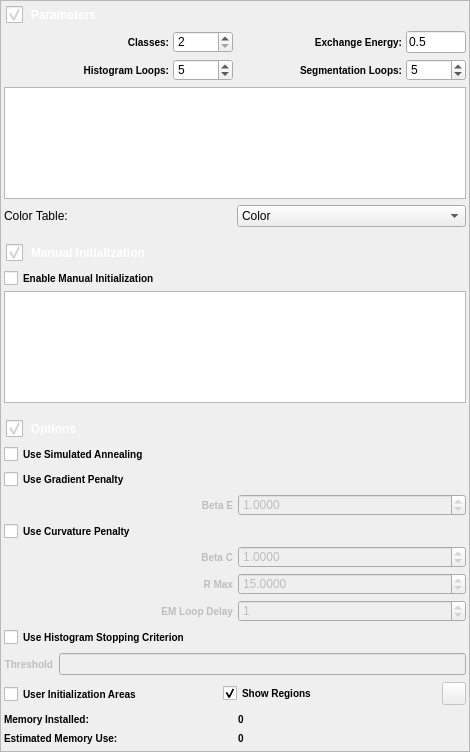
<?xml version="1.0" encoding="UTF-8"?>
<ui version="4.0">
 <class>EMMPMWidget</class>
 <widget class="QFrame" name="EMMPMWidget">
  <property name="geometry">
   <rect>
    <x>0</x>
    <y>0</y>
    <width>470</width>
    <height>752</height>
   </rect>
  </property>
  <property name="windowTitle">
   <string>EMMPM Widget</string>
  </property>
  <property name="frameShape">
   <enum>QFrame::StyledPanel</enum>
  </property>
  <property name="frameShadow">
   <enum>QFrame::Raised</enum>
  </property>
  <layout class="QGridLayout" name="gridLayout">
   <property name="leftMargin">
    <number>0</number>
   </property>
   <property name="topMargin">
    <number>0</number>
   </property>
   <property name="rightMargin">
    <number>0</number>
   </property>
   <property name="bottomMargin">
    <number>0</number>
   </property>
   <item row="2" column="0">
    <widget class="QtSDisclosableGroupBox" name="optionsGroupBox">
     <property name="sizePolicy">
      <sizepolicy hsizetype="Preferred" vsizetype="Preferred">
       <horstretch>0</horstretch>
       <verstretch>0</verstretch>
      </sizepolicy>
     </property>
     <property name="minimumSize">
      <size>
       <width>235</width>
       <height>0</height>
      </size>
     </property>
     <property name="styleSheet">
      <string notr="true">QGroupBox
{
/*background-color: qlineargradient(x1: 0, y1: 0, x2: 0, y2: 1, stop: 0 #FFFFFF, stop: 1 #DCDCDC); */
background-image: url(:/DisclosableGroupBoxHeader.png);
background-position: top ;
background-repeat: repeat-x;
padding: 30 0 0 0px;
font: 85% italic 12pt &quot;Arial&quot;;
font-weight: bold;
border: 0px solid gray;
margin: 0px;
color: white;
}
 
QGroupBox::title
{    
subcontrol-origin: padding;    
subcontrol-position: top left;    
padding: 5 5px;    
background-color: rgba(255, 255, 255, 0);
}
QGroupBox::indicator {    
width: 17px;    
height: 17px;
}

QGroupBox::indicator:unchecked {
 image: url(:/bullet_triangle_grey.png);
}
QGroupBox::indicator:unchecked:pressed {
 image: url(:/bullet_triangle_grey.png);
}
QGroupBox::indicator:checked { 
image: url(:/bullet_triangle_grey_down.png);
}
QGroupBox::indicator:checked:pressed { 
image: url(:/bullet_triangle_grey_down.png);
}
</string>
     </property>
     <property name="title">
      <string>Options</string>
     </property>
     <property name="flat">
      <bool>false</bool>
     </property>
     <property name="checkable">
      <bool>true</bool>
     </property>
     <layout class="QVBoxLayout" name="verticalLayout_2">
      <property name="leftMargin">
       <number>3</number>
      </property>
      <property name="topMargin">
       <number>0</number>
      </property>
      <property name="rightMargin">
       <number>3</number>
      </property>
      <property name="bottomMargin">
       <number>6</number>
      </property>
      <item>
       <layout class="QHBoxLayout" name="horizontalLayout_10">
        <property name="bottomMargin">
         <number>0</number>
        </property>
        <item>
         <widget class="QCheckBox" name="useSimulatedAnnealing">
          <property name="styleSheet">
           <string notr="true">QCheckBox {
font-weight: bold;
font-size: 10px;
}</string>
          </property>
          <property name="text">
           <string>Use Simulated Annealing</string>
          </property>
         </widget>
        </item>
       </layout>
      </item>
      <item>
       <layout class="QGridLayout" name="gridLayout_11">
        <property name="bottomMargin">
         <number>0</number>
        </property>
        <property name="spacing">
         <number>5</number>
        </property>
        <item row="1" column="0" colspan="2">
         <widget class="QCheckBox" name="useGradientPenalty">
          <property name="toolTip">
           <string>Use the Gradient or Edge penalty function</string>
          </property>
          <property name="statusTip">
           <string>Use the Gradient or Edge penalty function</string>
          </property>
          <property name="styleSheet">
           <string notr="true">QCheckBox {
font-weight: bold;
font-size: 10px;
}</string>
          </property>
          <property name="text">
           <string>Use Gradient Penalty</string>
          </property>
         </widget>
        </item>
        <item row="2" column="1">
         <widget class="QDoubleSpinBox" name="gradientBetaE">
          <property name="enabled">
           <bool>false</bool>
          </property>
          <property name="minimumSize">
           <size>
            <width>50</width>
            <height>0</height>
           </size>
          </property>
          <property name="toolTip">
           <string>The weight of the Gradient or Edge cost</string>
          </property>
          <property name="statusTip">
           <string>The weight of the Gradient or Edge cost</string>
          </property>
          <property name="decimals">
           <number>4</number>
          </property>
          <property name="maximum">
           <double>9999.989999999999782</double>
          </property>
          <property name="value">
           <double>1.000000000000000</double>
          </property>
         </widget>
        </item>
        <item row="2" column="0">
         <widget class="QLabel" name="betaELabel">
          <property name="enabled">
           <bool>false</bool>
          </property>
          <property name="toolTip">
           <string>The weight of the Gradient or Edge cost</string>
          </property>
          <property name="statusTip">
           <string>The weight of the Gradient or Edge cost</string>
          </property>
          <property name="styleSheet">
           <string notr="true">QLabel {
font-weight: bold;
font-size: 10px;
}</string>
          </property>
          <property name="text">
           <string>Beta E</string>
          </property>
          <property name="alignment">
           <set>Qt::AlignRight|Qt::AlignTrailing|Qt::AlignVCenter</set>
          </property>
         </widget>
        </item>
       </layout>
      </item>
      <item>
       <layout class="QGridLayout" name="gridLayout_12">
        <property name="bottomMargin">
         <number>0</number>
        </property>
        <property name="spacing">
         <number>5</number>
        </property>
        <item row="0" column="0" colspan="2">
         <widget class="QCheckBox" name="useCurvaturePenalty">
          <property name="font">
           <font>
            <pointsize>-1</pointsize>
            <weight>75</weight>
            <bold>true</bold>
           </font>
          </property>
          <property name="toolTip">
           <string>Use a Curvature Penalty function</string>
          </property>
          <property name="statusTip">
           <string>Use a Curvature Penalty function</string>
          </property>
          <property name="styleSheet">
           <string notr="true">QCheckBox {
font-weight: bold;
font-size: 10px;
}</string>
          </property>
          <property name="text">
           <string>Use Curvature Penalty</string>
          </property>
         </widget>
        </item>
        <item row="1" column="0">
         <widget class="QLabel" name="label_21">
          <property name="enabled">
           <bool>false</bool>
          </property>
          <property name="toolTip">
           <string>The weight of the curvature Penalty</string>
          </property>
          <property name="statusTip">
           <string>The weight of the curvature Penalty</string>
          </property>
          <property name="styleSheet">
           <string notr="true">QLabel {
font-weight: bold;
font-size: 10px;
}</string>
          </property>
          <property name="text">
           <string>Beta C</string>
          </property>
          <property name="alignment">
           <set>Qt::AlignRight|Qt::AlignTrailing|Qt::AlignVCenter</set>
          </property>
         </widget>
        </item>
        <item row="1" column="1">
         <widget class="QDoubleSpinBox" name="curvatureBetaC">
          <property name="enabled">
           <bool>false</bool>
          </property>
          <property name="minimumSize">
           <size>
            <width>50</width>
            <height>0</height>
           </size>
          </property>
          <property name="toolTip">
           <string>The weight of the curvature Penalty</string>
          </property>
          <property name="statusTip">
           <string>The weight of the curvature Penalty</string>
          </property>
          <property name="decimals">
           <number>4</number>
          </property>
          <property name="maximum">
           <double>9999.989999999999782</double>
          </property>
          <property name="value">
           <double>1.000000000000000</double>
          </property>
         </widget>
        </item>
        <item row="2" column="0">
         <widget class="QLabel" name="label_22">
          <property name="enabled">
           <bool>false</bool>
          </property>
          <property name="toolTip">
           <string>The maximum radius to use for the curvature morphological filter</string>
          </property>
          <property name="statusTip">
           <string>The maximum radius to use for the curvature morphological filter</string>
          </property>
          <property name="styleSheet">
           <string notr="true">QLabel {
font-weight: bold;
font-size: 10px;
}</string>
          </property>
          <property name="text">
           <string>R Max</string>
          </property>
          <property name="alignment">
           <set>Qt::AlignRight|Qt::AlignTrailing|Qt::AlignVCenter</set>
          </property>
         </widget>
        </item>
        <item row="2" column="1">
         <widget class="QDoubleSpinBox" name="curvatureRMax">
          <property name="enabled">
           <bool>false</bool>
          </property>
          <property name="minimumSize">
           <size>
            <width>50</width>
            <height>0</height>
           </size>
          </property>
          <property name="toolTip">
           <string>The maximum radius to use for the curvature morphological filter</string>
          </property>
          <property name="statusTip">
           <string>The maximum radius to use for the curvature morphological filter</string>
          </property>
          <property name="correctionMode">
           <enum>QAbstractSpinBox::CorrectToPreviousValue</enum>
          </property>
          <property name="decimals">
           <number>4</number>
          </property>
          <property name="value">
           <double>15.000000000000000</double>
          </property>
         </widget>
        </item>
        <item row="3" column="0">
         <widget class="QLabel" name="label_23">
          <property name="enabled">
           <bool>false</bool>
          </property>
          <property name="toolTip">
           <string>Number of EM loops to delay before applying the curvature penalty</string>
          </property>
          <property name="statusTip">
           <string>Number of EM loops to delay before applying the curvature penalty</string>
          </property>
          <property name="styleSheet">
           <string notr="true">QLabel {
font-weight: bold;
font-size: 10px;
}</string>
          </property>
          <property name="text">
           <string>EM Loop Delay</string>
          </property>
          <property name="alignment">
           <set>Qt::AlignRight|Qt::AlignTrailing|Qt::AlignVCenter</set>
          </property>
         </widget>
        </item>
        <item row="3" column="1">
         <widget class="QSpinBox" name="ccostLoopDelay">
          <property name="enabled">
           <bool>false</bool>
          </property>
          <property name="minimumSize">
           <size>
            <width>50</width>
            <height>0</height>
           </size>
          </property>
          <property name="toolTip">
           <string>Number of EM loops to delay before applying the curvature penalty</string>
          </property>
          <property name="statusTip">
           <string>Number of EM loops to delay before applying the curvature penalty</string>
          </property>
          <property name="minimum">
           <number>0</number>
          </property>
          <property name="value">
           <number>1</number>
          </property>
         </widget>
        </item>
       </layout>
      </item>
      <item>
       <layout class="QGridLayout" name="gridLayout_14">
        <property name="bottomMargin">
         <number>0</number>
        </property>
        <item row="0" column="0" colspan="2">
         <widget class="QCheckBox" name="useStoppingCriteria">
          <property name="styleSheet">
           <string notr="true">QCheckBox {
font-weight: bold;
font-size: 10px;
}</string>
          </property>
          <property name="text">
           <string>Use Histogram Stopping Criterion</string>
          </property>
         </widget>
        </item>
        <item row="1" column="0">
         <widget class="QLabel" name="m_StoppingThresholdLabel">
          <property name="enabled">
           <bool>false</bool>
          </property>
          <property name="styleSheet">
           <string notr="true">QLabel {
font-weight: bold;
font-size: 10px;
}</string>
          </property>
          <property name="text">
           <string>Threshold</string>
          </property>
          <property name="alignment">
           <set>Qt::AlignRight|Qt::AlignTrailing|Qt::AlignVCenter</set>
          </property>
         </widget>
        </item>
        <item row="1" column="1">
         <widget class="QLineEdit" name="m_StoppingThreshold">
          <property name="enabled">
           <bool>false</bool>
          </property>
          <property name="toolTip">
           <string>Enter a value for the stopping criteria. When the calculated MSE is less than this value the segmentation will end</string>
          </property>
         </widget>
        </item>
       </layout>
      </item>
      <item>
       <layout class="QHBoxLayout" name="horizontalLayout_9">
        <property name="bottomMargin">
         <number>0</number>
        </property>
        <item>
         <widget class="QCheckBox" name="enableUserDefinedAreas">
          <property name="minimumSize">
           <size>
            <width>0</width>
            <height>26</height>
           </size>
          </property>
          <property name="toolTip">
           <string>Predefine areas of the image to determine the initial mean and variance for each class.</string>
          </property>
          <property name="statusTip">
           <string>Predefine areas of the image to determine the initial mean and variance for each class.</string>
          </property>
          <property name="styleSheet">
           <string notr="true">QCheckBox {
font-weight: bold;
font-size: 10px;
}</string>
          </property>
          <property name="text">
           <string>User Initialization Areas</string>
          </property>
         </widget>
        </item>
        <item>
         <widget class="QCheckBox" name="showUserDefinedAreas">
          <property name="styleSheet">
           <string notr="true">QCheckBox {
font-weight: bold;
font-size: 10px;
}</string>
          </property>
          <property name="text">
           <string>Show Regions</string>
          </property>
          <property name="checked">
           <bool>true</bool>
          </property>
         </widget>
        </item>
        <item>
         <widget class="QToolButton" name="addUserInitArea">
          <property name="enabled">
           <bool>false</bool>
          </property>
          <property name="toolTip">
           <string>User Initialization Lasso button. Click to start a new predefined area.</string>
          </property>
          <property name="statusTip">
           <string>User Initialization Lasso button. Click to start a new predefined area.</string>
          </property>
          <property name="text">
           <string/>
          </property>
          <property name="icon">
           <iconset>
            <normaloff>:/addUserInitArea.png</normaloff>:/addUserInitArea.png</iconset>
          </property>
          <property name="checkable">
           <bool>true</bool>
          </property>
         </widget>
        </item>
       </layout>
      </item>
      <item>
       <layout class="QGridLayout" name="gridLayout_13">
        <property name="bottomMargin">
         <number>0</number>
        </property>
        <item row="0" column="0">
         <widget class="QLabel" name="label_24">
          <property name="styleSheet">
           <string notr="true">QLabel {
font-weight: bold;
font-size: 10px;
}</string>
          </property>
          <property name="text">
           <string>Memory Installed:</string>
          </property>
         </widget>
        </item>
        <item row="0" column="1">
         <widget class="QLabel" name="memoryInstalled">
          <property name="styleSheet">
           <string notr="true">QLabel {
font-weight: bold;
font-size: 10px;
}</string>
          </property>
          <property name="text">
           <string>0</string>
          </property>
         </widget>
        </item>
        <item row="1" column="0">
         <widget class="QLabel" name="label">
          <property name="styleSheet">
           <string notr="true">QLabel {
font-weight: bold;
font-size: 10px;
}</string>
          </property>
          <property name="text">
           <string>Estimated Memory Use:</string>
          </property>
         </widget>
        </item>
        <item row="1" column="1">
         <widget class="QLabel" name="estimatedMemory">
          <property name="styleSheet">
           <string notr="true">QLabel {
font-weight: bold;
font-size: 10px;
}</string>
          </property>
          <property name="text">
           <string>0</string>
          </property>
         </widget>
        </item>
       </layout>
      </item>
     </layout>
    </widget>
   </item>
   <item row="0" column="0">
    <widget class="QtSDisclosableGroupBox" name="parameters_groupbox">
     <property name="sizePolicy">
      <sizepolicy hsizetype="Preferred" vsizetype="Expanding">
       <horstretch>0</horstretch>
       <verstretch>0</verstretch>
      </sizepolicy>
     </property>
     <property name="minimumSize">
      <size>
       <width>225</width>
       <height>0</height>
      </size>
     </property>
     <property name="styleSheet">
      <string notr="true">QGroupBox
{
/*background-color: qlineargradient(x1: 0, y1: 0, x2: 0, y2: 1, stop: 0 #FFFFFF, stop: 1 #DCDCDC); */
background-image: url(:/DisclosableGroupBoxHeader.png);
background-position: top ;
background-repeat: repeat-x;
padding: 30 0 0 0px;
font: 85% italic 12pt &quot;Arial&quot;;
font-weight: bold;
border: 0px solid gray;
margin: 0px;
color: white;
}
 
QGroupBox::title
{    
subcontrol-origin: padding;    
subcontrol-position: top left;    
padding: 5 5px;    
background-color: rgba(255, 255, 255, 0);
}

QGroupBox::indicator {    
width: 17px;    
height: 17px;
}

QGroupBox::indicator:unchecked {
 image: url(:/bullet_triangle_grey.png);
}
QGroupBox::indicator:unchecked:pressed {
 image: url(:/bullet_triangle_grey.png);
}
QGroupBox::indicator:checked { 
image: url(:/bullet_triangle_grey_down.png);
}
QGroupBox::indicator:checked:pressed { 
image: url(:/bullet_triangle_grey_down.png);
}
</string>
     </property>
     <property name="title">
      <string>Parameters</string>
     </property>
     <property name="flat">
      <bool>true</bool>
     </property>
     <property name="checkable">
      <bool>true</bool>
     </property>
     <layout class="QGridLayout" name="gridLayout_15">
      <property name="leftMargin">
       <number>3</number>
      </property>
      <property name="topMargin">
       <number>0</number>
      </property>
      <property name="rightMargin">
       <number>3</number>
      </property>
      <property name="bottomMargin">
       <number>6</number>
      </property>
      <property name="horizontalSpacing">
       <number>4</number>
      </property>
      <property name="verticalSpacing">
       <number>6</number>
      </property>
      <item row="1" column="1">
       <widget class="QSpinBox" name="m_EmIterations">
        <property name="sizePolicy">
         <sizepolicy hsizetype="Fixed" vsizetype="Preferred">
          <horstretch>0</horstretch>
          <verstretch>0</verstretch>
         </sizepolicy>
        </property>
        <property name="minimumSize">
         <size>
          <width>60</width>
          <height>0</height>
         </size>
        </property>
        <property name="maximumSize">
         <size>
          <width>60</width>
          <height>16777215</height>
         </size>
        </property>
        <property name="toolTip">
         <string>The number of EM Loops to use when segmenting</string>
        </property>
        <property name="statusTip">
         <string>The number of EM Loops to use when segmenting</string>
        </property>
        <property name="minimum">
         <number>0</number>
        </property>
        <property name="maximum">
         <number>32000</number>
        </property>
        <property name="value">
         <number>5</number>
        </property>
       </widget>
      </item>
      <item row="1" column="0">
       <widget class="QLabel" name="label_11">
        <property name="sizePolicy">
         <sizepolicy hsizetype="Preferred" vsizetype="Preferred">
          <horstretch>0</horstretch>
          <verstretch>0</verstretch>
         </sizepolicy>
        </property>
        <property name="minimumSize">
         <size>
          <width>0</width>
          <height>0</height>
         </size>
        </property>
        <property name="toolTip">
         <string>The number of EM Loops to use when segmenting</string>
        </property>
        <property name="statusTip">
         <string>The number of EM Loops to use when segmenting</string>
        </property>
        <property name="styleSheet">
         <string notr="true">QLabel {
font-weight: bold;
font-size: 10px;
}</string>
        </property>
        <property name="text">
         <string>Histogram Loops:</string>
        </property>
        <property name="alignment">
         <set>Qt::AlignRight|Qt::AlignTrailing|Qt::AlignVCenter</set>
        </property>
       </widget>
      </item>
      <item row="0" column="1">
       <widget class="QSpinBox" name="m_NumClasses">
        <property name="sizePolicy">
         <sizepolicy hsizetype="Fixed" vsizetype="Preferred">
          <horstretch>0</horstretch>
          <verstretch>0</verstretch>
         </sizepolicy>
        </property>
        <property name="minimumSize">
         <size>
          <width>60</width>
          <height>0</height>
         </size>
        </property>
        <property name="maximumSize">
         <size>
          <width>60</width>
          <height>16777215</height>
         </size>
        </property>
        <property name="toolTip">
         <string>The number of EM/MPM classes to segment into</string>
        </property>
        <property name="statusTip">
         <string>The number of EM/MPM classes to segment into</string>
        </property>
        <property name="minimum">
         <number>2</number>
        </property>
        <property name="maximum">
         <number>15</number>
        </property>
        <property name="value">
         <number>2</number>
        </property>
       </widget>
      </item>
      <item row="1" column="2">
       <widget class="QLabel" name="label_10">
        <property name="sizePolicy">
         <sizepolicy hsizetype="Preferred" vsizetype="Preferred">
          <horstretch>0</horstretch>
          <verstretch>0</verstretch>
         </sizepolicy>
        </property>
        <property name="minimumSize">
         <size>
          <width>0</width>
          <height>0</height>
         </size>
        </property>
        <property name="toolTip">
         <string>The number of MPM Loops to use when Segmenting</string>
        </property>
        <property name="statusTip">
         <string>The number of MPM Loops to use when Segmenting</string>
        </property>
        <property name="styleSheet">
         <string notr="true">QLabel {
font-weight: bold;
font-size: 10px;
}</string>
        </property>
        <property name="text">
         <string>Segmentation Loops:</string>
        </property>
        <property name="alignment">
         <set>Qt::AlignRight|Qt::AlignTrailing|Qt::AlignVCenter</set>
        </property>
       </widget>
      </item>
      <item row="0" column="0">
       <widget class="QLabel" name="label_12">
        <property name="sizePolicy">
         <sizepolicy hsizetype="Preferred" vsizetype="Preferred">
          <horstretch>0</horstretch>
          <verstretch>0</verstretch>
         </sizepolicy>
        </property>
        <property name="minimumSize">
         <size>
          <width>0</width>
          <height>0</height>
         </size>
        </property>
        <property name="toolTip">
         <string>The number of EM/MPM classes to segment into</string>
        </property>
        <property name="statusTip">
         <string>The number of EM/MPM classes to segment into</string>
        </property>
        <property name="styleSheet">
         <string notr="true">QLabel {
font-weight: bold;
font-size: 10px;
}</string>
        </property>
        <property name="text">
         <string>Classes:</string>
        </property>
        <property name="scaledContents">
         <bool>false</bool>
        </property>
        <property name="alignment">
         <set>Qt::AlignRight|Qt::AlignTrailing|Qt::AlignVCenter</set>
        </property>
       </widget>
      </item>
      <item row="1" column="3">
       <widget class="QSpinBox" name="m_MpmIterations">
        <property name="sizePolicy">
         <sizepolicy hsizetype="Fixed" vsizetype="Preferred">
          <horstretch>0</horstretch>
          <verstretch>0</verstretch>
         </sizepolicy>
        </property>
        <property name="minimumSize">
         <size>
          <width>60</width>
          <height>0</height>
         </size>
        </property>
        <property name="maximumSize">
         <size>
          <width>60</width>
          <height>16777215</height>
         </size>
        </property>
        <property name="toolTip">
         <string>The number of MPM Loops to use when Segmenting</string>
        </property>
        <property name="statusTip">
         <string>The number of MPM Loops to use when Segmenting</string>
        </property>
        <property name="minimum">
         <number>1</number>
        </property>
        <property name="maximum">
         <number>32000</number>
        </property>
        <property name="value">
         <number>5</number>
        </property>
       </widget>
      </item>
      <item row="4" column="0" colspan="4">
       <widget class="QTableView" name="perClassTableView">
        <property name="autoScroll">
         <bool>false</bool>
        </property>
        <property name="editTriggers">
         <set>QAbstractItemView::AllEditTriggers</set>
        </property>
        <property name="alternatingRowColors">
         <bool>true</bool>
        </property>
        <property name="verticalScrollMode">
         <enum>QAbstractItemView::ScrollPerPixel</enum>
        </property>
        <property name="horizontalScrollMode">
         <enum>QAbstractItemView::ScrollPerPixel</enum>
        </property>
        <attribute name="verticalHeaderVisible">
         <bool>false</bool>
        </attribute>
       </widget>
      </item>
      <item row="0" column="2">
       <widget class="QLabel" name="label_8">
        <property name="sizePolicy">
         <sizepolicy hsizetype="Preferred" vsizetype="Preferred">
          <horstretch>0</horstretch>
          <verstretch>0</verstretch>
         </sizepolicy>
        </property>
        <property name="minimumSize">
         <size>
          <width>0</width>
          <height>0</height>
         </size>
        </property>
        <property name="toolTip">
         <string>The value of Beta for the EM/MPM Algorithm</string>
        </property>
        <property name="statusTip">
         <string>The value of Beta for the EM/MPM Algorithm</string>
        </property>
        <property name="styleSheet">
         <string notr="true">QLabel {
font-weight: bold;
font-size: 10px;
}</string>
        </property>
        <property name="text">
         <string>Exchange Energy:</string>
        </property>
        <property name="alignment">
         <set>Qt::AlignRight|Qt::AlignTrailing|Qt::AlignVCenter</set>
        </property>
       </widget>
      </item>
      <item row="0" column="3">
       <widget class="QLineEdit" name="m_Beta">
        <property name="sizePolicy">
         <sizepolicy hsizetype="Fixed" vsizetype="Preferred">
          <horstretch>0</horstretch>
          <verstretch>0</verstretch>
         </sizepolicy>
        </property>
        <property name="minimumSize">
         <size>
          <width>60</width>
          <height>0</height>
         </size>
        </property>
        <property name="maximumSize">
         <size>
          <width>60</width>
          <height>16777215</height>
         </size>
        </property>
        <property name="toolTip">
         <string>The value of Beta for the EM/MPM Algorithm</string>
        </property>
        <property name="statusTip">
         <string>The value of Beta for the EM/MPM Algorithm</string>
        </property>
        <property name="text">
         <string>0.5</string>
        </property>
       </widget>
      </item>
      <item row="5" column="2" colspan="2">
       <widget class="QComboBox" name="colorTablePresets">
        <item>
         <property name="text">
          <string>Color</string>
         </property>
        </item>
        <item>
         <property name="text">
          <string>Gray Scale</string>
         </property>
        </item>
       </widget>
      </item>
      <item row="5" column="0" colspan="2">
       <widget class="QLabel" name="label_9">
        <property name="text">
         <string>Color Table:</string>
        </property>
       </widget>
      </item>
     </layout>
    </widget>
   </item>
   <item row="1" column="0">
    <widget class="QtSDisclosableGroupBox" name="manualInitGroupBox">
     <property name="sizePolicy">
      <sizepolicy hsizetype="Preferred" vsizetype="Expanding">
       <horstretch>0</horstretch>
       <verstretch>0</verstretch>
      </sizepolicy>
     </property>
     <property name="styleSheet">
      <string notr="true">QGroupBox
{
/*background-color: qlineargradient(x1: 0, y1: 0, x2: 0, y2: 1, stop: 0 #FFFFFF, stop: 1 #DCDCDC); */
background-image: url(:/DisclosableGroupBoxHeader.png);
background-position: top ;
background-repeat: repeat-x;
padding: 30 0 0 0px;
font: 85% italic 12pt &quot;Arial&quot;;
font-weight: bold;
border: 0px solid gray;
margin: 0px;
color: white;
}
 
QGroupBox::title
{    
subcontrol-origin: padding;    
subcontrol-position: top left;    
padding: 5 5px;    
background-color: rgba(255, 255, 255, 0);
}

QGroupBox::indicator {    
width: 17px;    
height: 17px;
}

QGroupBox::indicator:unchecked {
 image: url(:/bullet_triangle_grey.png);
}
QGroupBox::indicator:unchecked:pressed {
 image: url(:/bullet_triangle_grey.png);
}
QGroupBox::indicator:checked { 
image: url(:/bullet_triangle_grey_down.png);
}
QGroupBox::indicator:checked:pressed { 
image: url(:/bullet_triangle_grey_down.png);
}
</string>
     </property>
     <property name="title">
      <string>Manual Initialization</string>
     </property>
     <property name="checkable">
      <bool>true</bool>
     </property>
     <layout class="QGridLayout" name="gridLayout_9">
      <property name="leftMargin">
       <number>3</number>
      </property>
      <property name="topMargin">
       <number>0</number>
      </property>
      <property name="rightMargin">
       <number>3</number>
      </property>
      <property name="bottomMargin">
       <number>6</number>
      </property>
      <property name="horizontalSpacing">
       <number>6</number>
      </property>
      <property name="verticalSpacing">
       <number>2</number>
      </property>
      <item row="1" column="0">
       <layout class="QHBoxLayout" name="horizontalLayout_2">
        <property name="spacing">
         <number>12</number>
        </property>
        <property name="bottomMargin">
         <number>0</number>
        </property>
        <item>
         <widget class="QCheckBox" name="enableManualInit">
          <property name="styleSheet">
           <string notr="true">QCheckBox {
font-weight: bold;
font-size: 10px;
}</string>
          </property>
          <property name="text">
           <string>Enable Manual Initialization</string>
          </property>
         </widget>
        </item>
        <item>
         <spacer name="horizontalSpacer_9">
          <property name="orientation">
           <enum>Qt::Horizontal</enum>
          </property>
          <property name="sizeHint" stdset="0">
           <size>
            <width>40</width>
            <height>20</height>
           </size>
          </property>
         </spacer>
        </item>
       </layout>
      </item>
      <item row="2" column="0">
       <widget class="QTableView" name="manualInitTableView">
        <property name="autoScroll">
         <bool>false</bool>
        </property>
        <property name="editTriggers">
         <set>QAbstractItemView::AllEditTriggers</set>
        </property>
        <property name="alternatingRowColors">
         <bool>true</bool>
        </property>
        <property name="verticalScrollMode">
         <enum>QAbstractItemView::ScrollPerPixel</enum>
        </property>
        <property name="horizontalScrollMode">
         <enum>QAbstractItemView::ScrollPerPixel</enum>
        </property>
        <property name="showGrid">
         <bool>true</bool>
        </property>
        <attribute name="horizontalHeaderDefaultSectionSize">
         <number>65</number>
        </attribute>
        <attribute name="verticalHeaderVisible">
         <bool>false</bool>
        </attribute>
       </widget>
      </item>
     </layout>
    </widget>
   </item>
  </layout>
 </widget>
 <customwidgets>
  <customwidget>
   <class>QtSDisclosableGroupBox</class>
   <extends>QGroupBox</extends>
   <header location="global">QtSDisclosableGroupBox.h</header>
   <container>1</container>
  </customwidget>
 </customwidgets>
 <resources>
  <include location="../../../../../../SIMPL/Source/SVWidgetsLib/icons/images/Icons.qrc"/>
 </resources>
 <connections/>
</ui>
